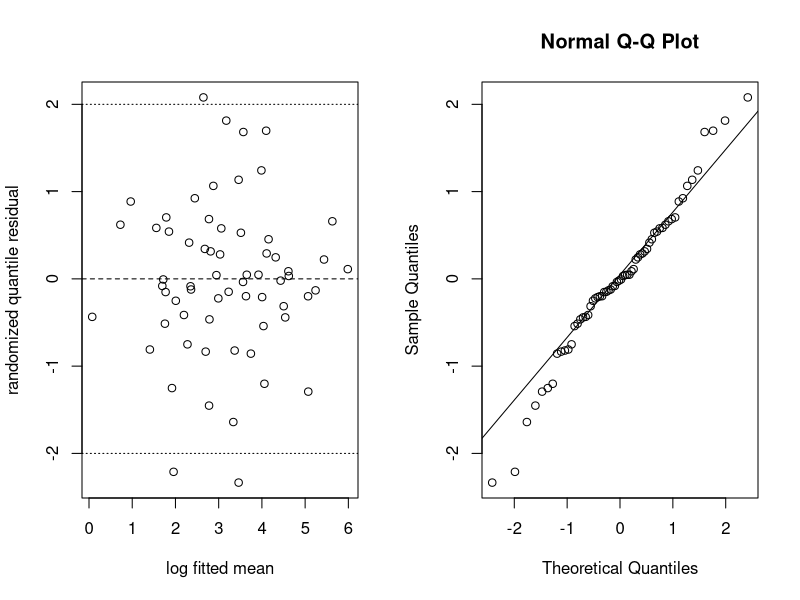

R code for this plot:
## ---- chunk 1
knitr::opts_chunk$set(echo = TRUE, message = FALSE, warning = FALSE)
## ---- chunk 2
library(MASS)
ins <- Insurance
ins$Group <- factor(ins$Group, ordered = FALSE)
ins$Age   <- factor(ins$Age, ordered = FALSE)
fit <- glm(Claims ~ District + Group + Age + offset(log(Holders)),
           family = poisson, data = ins)
round(exp(cbind(RR = coef(fit), confint(fit))), 3)
## ---- chunk 3
y <- ins$Claims; mu <- fitted(fit)
X2 <- sum(residuals(fit, type = "pearson")^2)
c(phi_hat = X2 / df.residual(fit), D = deviance(fit), df = df.residual(fit))
ct <- lm(((y - mu)^2 - y) / mu ~ 0 + mu)     # Var = mu + alpha mu^2
summary(ct)$coefficients
## ---- chunk 4
fit_q  <- update(fit, family = quasipoisson)
# glm.nb warns 'iteration limit reached': k-hat runs off to infinity (NB -> Poisson)
fit_nb <- suppressWarnings(
  glm.nb(Claims ~ District + Group + Age + offset(log(Holders)), data = ins))
c(phi = summary(fit_q)$dispersion, k = fit_nb$theta)
AIC(fit, fit_nb)
## ---- chunk 5
rqr <- function(y, F, ...) {
  lo <- F(y - 1, ...); hi <- F(y, ...); u <- runif(length(y))
  up_lo <- F(y, ..., lower.tail = FALSE); up_hi <- F(y - 1, ..., lower.tail = FALSE)
  ifelse(lo < 0.5, qnorm(lo + u * (hi - lo)),
         qnorm(up_lo + u * (up_hi - up_lo), lower.tail = FALSE))
}
set.seed(2027)
r_Q <- rqr(y, ppois, lambda = mu)
op <- par(mfrow = c(1, 2))
plot(log(mu), r_Q, xlab = "log fitted mean", ylab = "randomized quantile residual")
abline(h = c(-2, 0, 2), lty = c(3, 2, 3))
qqnorm(r_Q); qqline(r_Q)
par(op)
## ---- chunk 6
c(observed = sum(y == 0), expected = sum(dpois(0, mu)))
round(sort(cooks.distance(fit), decreasing = TRUE)[1:3], 3)
